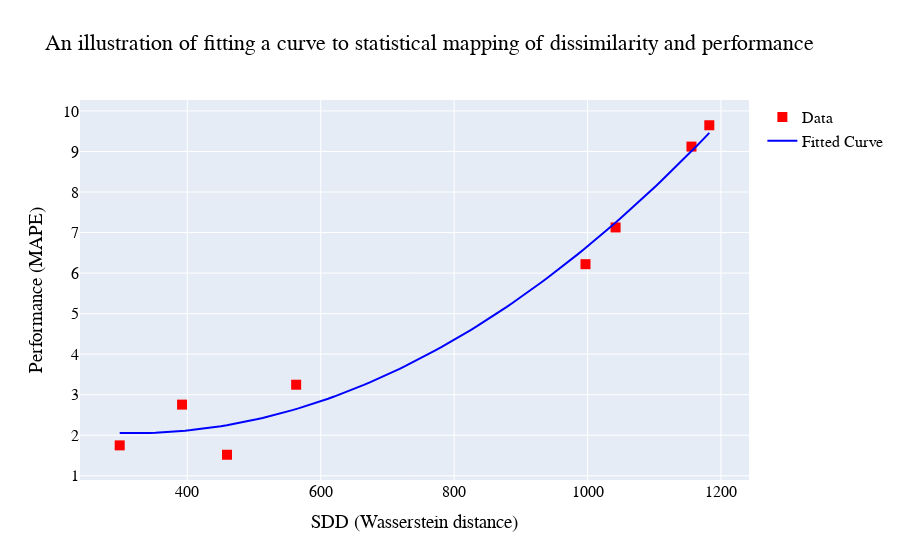

The cell this chart's notebook holds for it:
### Code cell
fit_polynomial_curve_to_data_and_visualize(sdd_performance_df['Wasserstein_dist'].values, sdd_performance_df['MAPE'].values, ylabel="MAPE")
